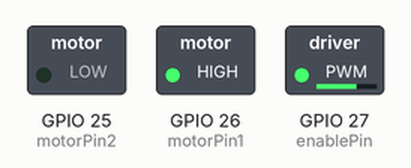
A sketch run on a simulated ESP32. Parts: switched loads named in the sketch (green lamp = pin HIGH).

Above: at 0.05 s.
At 8.0 s:
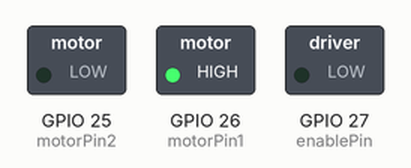
Timing chart, 0 to 9.2 s (numbered marks = the images above):
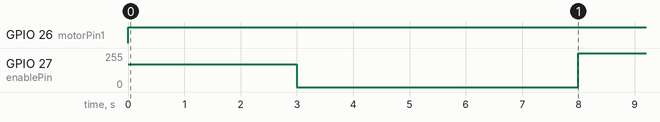

The sketch:

motorspeedtest.ino
```cpp
int motorPin1 =26;
int motorPin2 =25;
int enablePin =27;

const int freq =30000;
const int pwmChannel=0;
const int resolution=8;
int dutycycle =170;


void setup() {
  // put your setup code here, to run once:
  pinMode(motorPin1, OUTPUT);
  pinMode(motorPin2, OUTPUT);
  pinMode(enablePin, OUTPUT);

  ledcSetup(pwmChannel,freq,resolution);
  ledcAttachPin(enablePin,pwmChannel);
  ledcWrite(pwmChannel,dutycycle);

}

void loop() {
  // put your main code here, to run repeatedly:
  digitalWrite(motorPin2 , LOW);
  digitalWrite(motorPin1 , HIGH);
  delay(3000);
  digitalWrite(enablePin,LOW);
  delay(5000);
  digitalWrite(enablePin,HIGH);

}
```

Measured:
- by itself, GPIO 26 (motorPin1): LOW → HIGH at 0.00 s
- by itself, GPIO 27 (enablePin): alternates 255/255 for 3.0 s and 0/255 for 5.0 s
